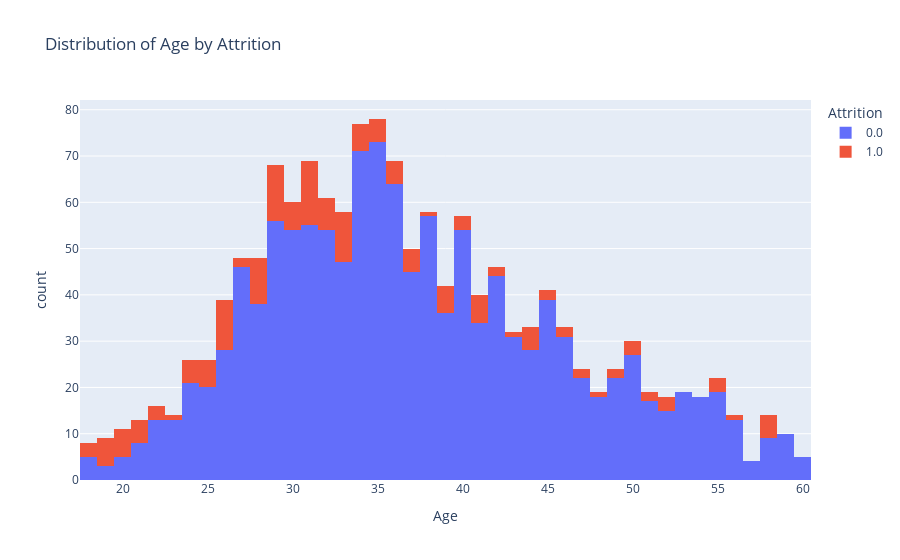
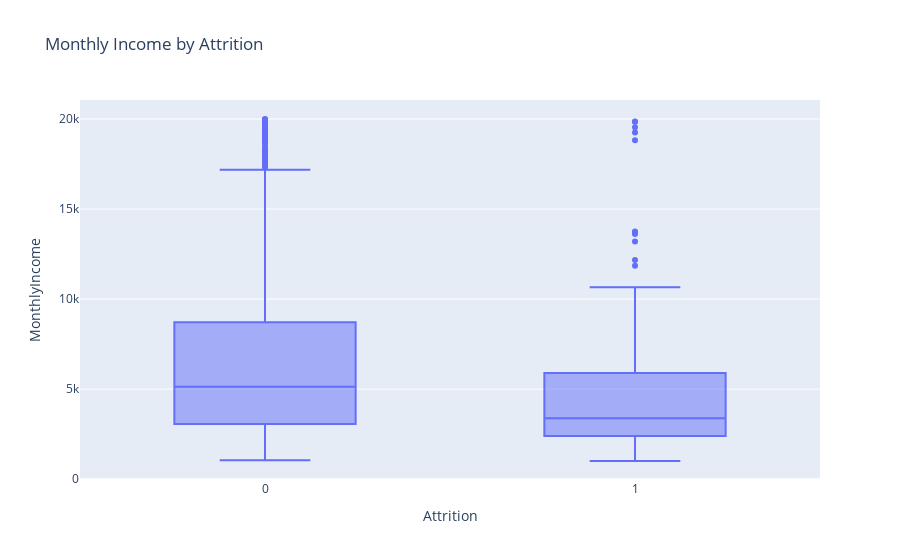
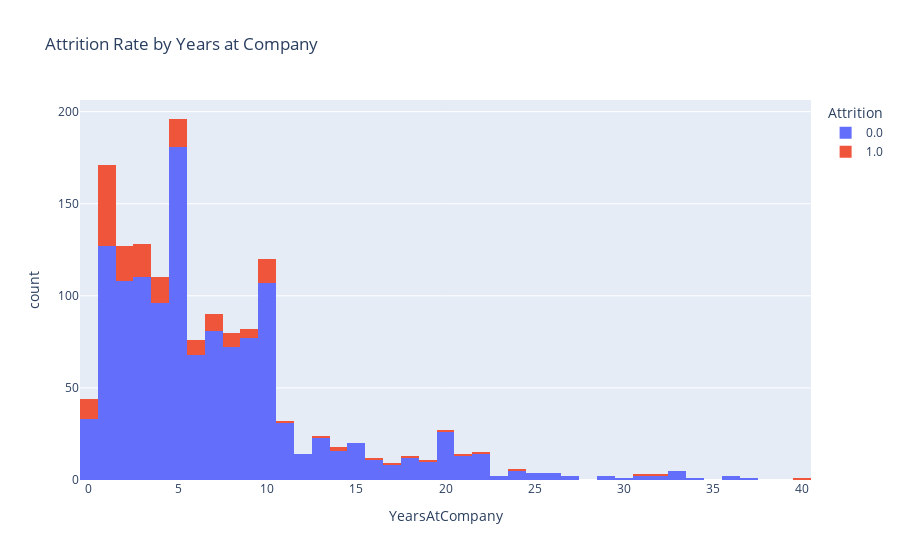
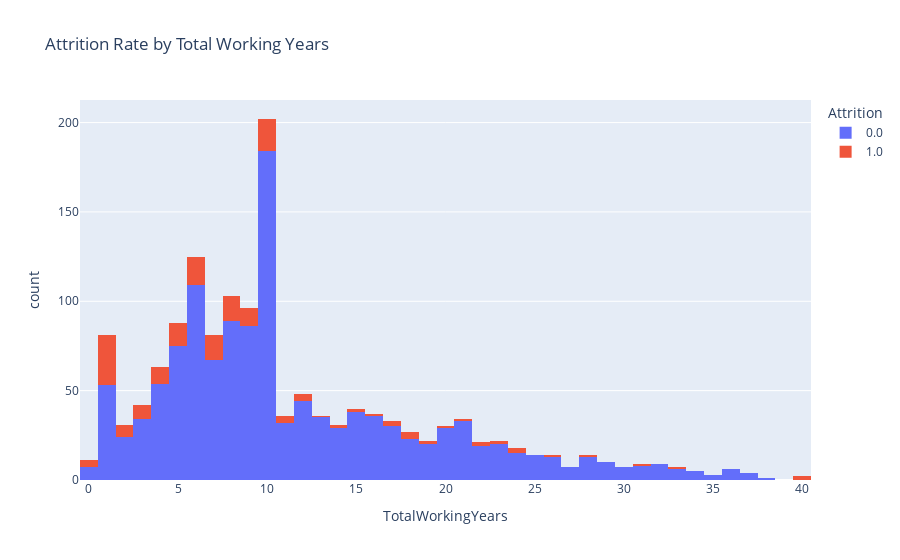

Here is the notebook cell these charts were saved with, in order:
### Markdown cell above
##### Dari prediksi data karyawan baru diatas, di prediksi menggunakan Random Forest. Dan Hasilnya karyawan tersebut tidak Attrition pada perusahaan

### Code cell
# Membuat visualisasi menggunakan Plotly
fig = px.histogram(df, x='Age', color='Attrition', title='Distribution of Age by Attrition')
fig.show()

fig = px.box(df, x='Attrition', y='MonthlyIncome', title='Monthly Income by Attrition')
fig.show()

fig = px.histogram(df, x='YearsAtCompany', color='Attrition', title='Attrition Rate by Years at Company')
fig.show()

# Atau bisa menggunakan EducationField
fig = px.histogram(df, x='TotalWorkingYears', color='Attrition', title='Attrition Rate by Total Working Years')
fig.show()

### Figure 1 — Plotly figure (JSON) as saved in the notebook; plotly's stock layout.template omitted (floating-point values rounded to 4 significant figures; data arrays with more than 128 entries replaced by an {"elided": "..."} marker saying what was removed)
{"data": [{"alignmentgroup": "True", "bingroup": "x", "hovertemplate": "Attrition=0.0<br>Age=%{x}<br>count=%{y}<extra></extra>", "legendgroup": "0.0", "marker": {"color": "#636efa", "pattern": {"shape": ""}}, "name": "0.0", "offsetgroup": "0.0", "orientation": "v", "showlegend": true, "type": "histogram", "x": {"elided": "1291 int values"}, "xaxis": "x", "yaxis": "y"}, {"alignmentgroup": "True", "bingroup": "x", "hovertemplate": "Attrition=1.0<br>Age=%{x}<br>count=%{y}<extra></extra>", "legendgroup": "1.0", "marker": {"color": "#EF553B", "pattern": {"shape": ""}}, "name": "1.0", "offsetgroup": "1.0", "orientation": "v", "showlegend": true, "type": "histogram", "x": {"elided": "179 int values"}, "xaxis": "x", "yaxis": "y"}], "layout": {"barmode": "relative", "legend": {"title": {"text": "Attrition"}, "tracegroupgap": 0}, "title": {"text": "Distribution of Age by Attrition"}, "xaxis": {"anchor": "y", "domain": [0, 1], "title": {"text": "Age"}}, "yaxis": {"anchor": "x", "domain": [0, 1], "title": {"text": "count"}}}}

### Figure 2 — Plotly figure (JSON) as saved in the notebook; plotly's stock layout.template omitted (floating-point values rounded to 4 significant figures; data arrays with more than 128 entries replaced by an {"elided": "..."} marker saying what was removed)
{"data": [{"alignmentgroup": "True", "hovertemplate": "Attrition=%{x}<br>MonthlyIncome=%{y}<extra></extra>", "legendgroup": "", "marker": {"color": "#636efa"}, "name": "", "notched": false, "offsetgroup": "", "orientation": "v", "showlegend": false, "type": "box", "x": {"elided": "1470 int values"}, "x0": " ", "xaxis": "x", "y": {"elided": "1470 int values"}, "y0": " ", "yaxis": "y"}], "layout": {"boxmode": "group", "legend": {"tracegroupgap": 0}, "title": {"text": "Monthly Income by Attrition"}, "xaxis": {"anchor": "y", "domain": [0, 1], "title": {"text": "Attrition"}}, "yaxis": {"anchor": "x", "domain": [0, 1], "title": {"text": "MonthlyIncome"}}}}

### Figure 3 — Plotly figure (JSON) as saved in the notebook; plotly's stock layout.template omitted (floating-point values rounded to 4 significant figures; data arrays with more than 128 entries replaced by an {"elided": "..."} marker saying what was removed)
{"data": [{"alignmentgroup": "True", "bingroup": "x", "hovertemplate": "Attrition=0.0<br>YearsAtCompany=%{x}<br>count=%{y}<extra></extra>", "legendgroup": "0.0", "marker": {"color": "#636efa", "pattern": {"shape": ""}}, "name": "0.0", "offsetgroup": "0.0", "orientation": "v", "showlegend": true, "type": "histogram", "x": {"elided": "1291 int values"}, "xaxis": "x", "yaxis": "y"}, {"alignmentgroup": "True", "bingroup": "x", "hovertemplate": "Attrition=1.0<br>YearsAtCompany=%{x}<br>count=%{y}<extra></extra>", "legendgroup": "1.0", "marker": {"color": "#EF553B", "pattern": {"shape": ""}}, "name": "1.0", "offsetgroup": "1.0", "orientation": "v", "showlegend": true, "type": "histogram", "x": {"elided": "179 int values"}, "xaxis": "x", "yaxis": "y"}], "layout": {"barmode": "relative", "legend": {"title": {"text": "Attrition"}, "tracegroupgap": 0}, "title": {"text": "Attrition Rate by Years at Company"}, "xaxis": {"anchor": "y", "domain": [0, 1], "title": {"text": "YearsAtCompany"}}, "yaxis": {"anchor": "x", "domain": [0, 1], "title": {"text": "count"}}}}

### Figure 4 — Plotly figure (JSON) as saved in the notebook; plotly's stock layout.template omitted (floating-point values rounded to 4 significant figures; data arrays with more than 128 entries replaced by an {"elided": "..."} marker saying what was removed)
{"data": [{"alignmentgroup": "True", "bingroup": "x", "hovertemplate": "Attrition=0.0<br>TotalWorkingYears=%{x}<br>count=%{y}<extra></extra>", "legendgroup": "0.0", "marker": {"color": "#636efa", "pattern": {"shape": ""}}, "name": "0.0", "offsetgroup": "0.0", "orientation": "v", "showlegend": true, "type": "histogram", "x": {"elided": "1291 int values"}, "xaxis": "x", "yaxis": "y"}, {"alignmentgroup": "True", "bingroup": "x", "hovertemplate": "Attrition=1.0<br>TotalWorkingYears=%{x}<br>count=%{y}<extra></extra>", "legendgroup": "1.0", "marker": {"color": "#EF553B", "pattern": {"shape": ""}}, "name": "1.0", "offsetgroup": "1.0", "orientation": "v", "showlegend": true, "type": "histogram", "x": {"elided": "179 int values"}, "xaxis": "x", "yaxis": "y"}], "layout": {"barmode": "relative", "legend": {"title": {"text": "Attrition"}, "tracegroupgap": 0}, "title": {"text": "Attrition Rate by Total Working Years"}, "xaxis": {"anchor": "y", "domain": [0, 1], "title": {"text": "TotalWorkingYears"}}, "yaxis": {"anchor": "x", "domain": [0, 1], "title": {"text": "count"}}}}
